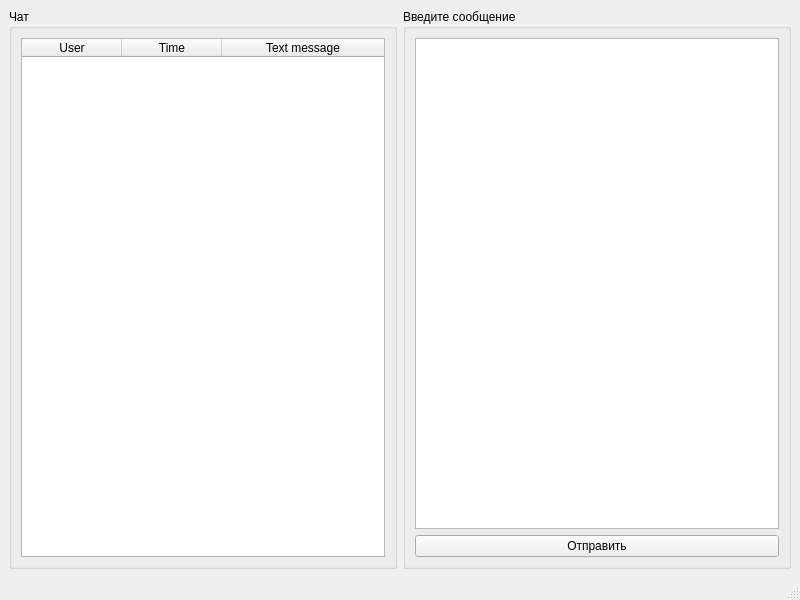
<?xml version="1.0" encoding="UTF-8"?>
<ui version="4.0">
 <class>MainWindow</class>
 <widget class="QMainWindow" name="MainWindow">
  <property name="geometry">
   <rect>
    <x>0</x>
    <y>0</y>
    <width>800</width>
    <height>600</height>
   </rect>
  </property>
  <property name="windowTitle">
   <string>MainWindow</string>
  </property>
  <widget class="QWidget" name="centralwidget">
   <layout class="QHBoxLayout" name="horizontalLayout">
    <item>
     <widget class="QGroupBox" name="groupBox">
      <property name="title">
       <string>Чат</string>
      </property>
      <layout class="QVBoxLayout" name="verticalLayout_2">
       <item>
        <widget class="QTableWidget" name="tableWidget">
         <attribute name="horizontalHeaderStretchLastSection">
          <bool>true</bool>
         </attribute>
         <column>
          <property name="text">
           <string>User</string>
          </property>
         </column>
         <column>
          <property name="text">
           <string>Time</string>
          </property>
         </column>
         <column>
          <property name="text">
           <string>Text message</string>
          </property>
         </column>
        </widget>
       </item>
      </layout>
     </widget>
    </item>
    <item>
     <widget class="QGroupBox" name="groupBox_2">
      <property name="title">
       <string>Введите сообщение</string>
      </property>
      <layout class="QVBoxLayout" name="verticalLayout">
       <item>
        <widget class="QTextEdit" name="textEdit"/>
       </item>
       <item>
        <widget class="QPushButton" name="pushButton">
         <property name="text">
          <string>Отправить</string>
         </property>
        </widget>
       </item>
      </layout>
     </widget>
    </item>
   </layout>
  </widget>
  <widget class="QMenuBar" name="menubar">
   <property name="geometry">
    <rect>
     <x>0</x>
     <y>0</y>
     <width>800</width>
     <height>26</height>
    </rect>
   </property>
  </widget>
  <widget class="QStatusBar" name="statusbar"/>
 </widget>
 <resources/>
 <connections/>
</ui>
